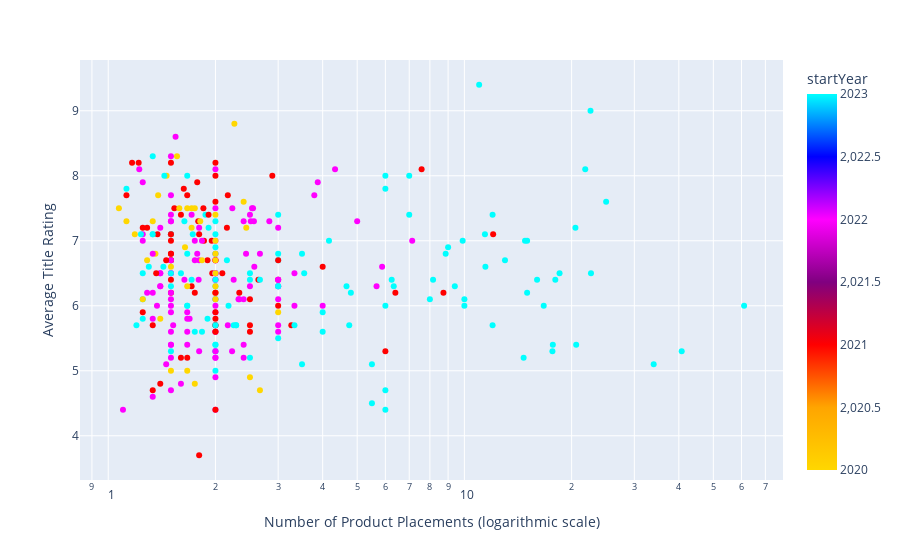

The notebook cell this image was saved under:
### Code cell
fig3 = px.scatter(
    resolved_data,
    x='imgCount',
    y='averageRating',
    color='startYear',
    category_orders={'year': resolved_data['year'].sort_values().unique()},
    hover_name='Title',
    log_x=True,
    color_continuous_scale=['gold','orange','red','purple','magenta','blue','cyan'],
    labels={
        'imgCount':'Number of Product Placements (logarithmic scale)',
        'averageRating':'Average Title Rating',
        'year':'Year'
    }
)

fig3.show()

### Figure 1 — Plotly figure (JSON) as saved in the notebook; plotly's stock layout.template omitted (floating-point values rounded to 4 significant figures; data arrays with more than 128 entries replaced by an {"elided": "..."} marker saying what was removed)
{"data": [{"hovertemplate": "<b>%{hovertext}</b><br><br>Number of Product Placements (logarithmic scale)=%{x}<br>Average Title Rating=%{y}<br>startYear=%{marker.color}<extra></extra>", "hovertext": {"elided": "334 str values"}, "legendgroup": "", "marker": {"color": {"elided": "334 int values"}, "coloraxis": "coloraxis", "symbol": "circle"}, "mode": "markers", "name": "", "orientation": "v", "showlegend": false, "type": "scatter", "x": {"elided": "334 float values"}, "xaxis": "x", "y": {"elided": "334 float values"}, "yaxis": "y"}], "layout": {"coloraxis": {"colorbar": {"title": {"text": "startYear"}}, "colorscale": [[0, "gold"], [0.1667, "orange"], [0.3333, "red"], [0.5, "purple"], [0.6667, "magenta"], [0.8333, "blue"], [1, "cyan"]]}, "legend": {"tracegroupgap": 0}, "margin": {"t": 60}, "xaxis": {"anchor": "y", "domain": [0, 1], "title": {"text": "Number of Product Placements (logarithmic scale)"}, "type": "log"}, "yaxis": {"anchor": "x", "domain": [0, 1], "title": {"text": "Average Title Rating"}}}}
